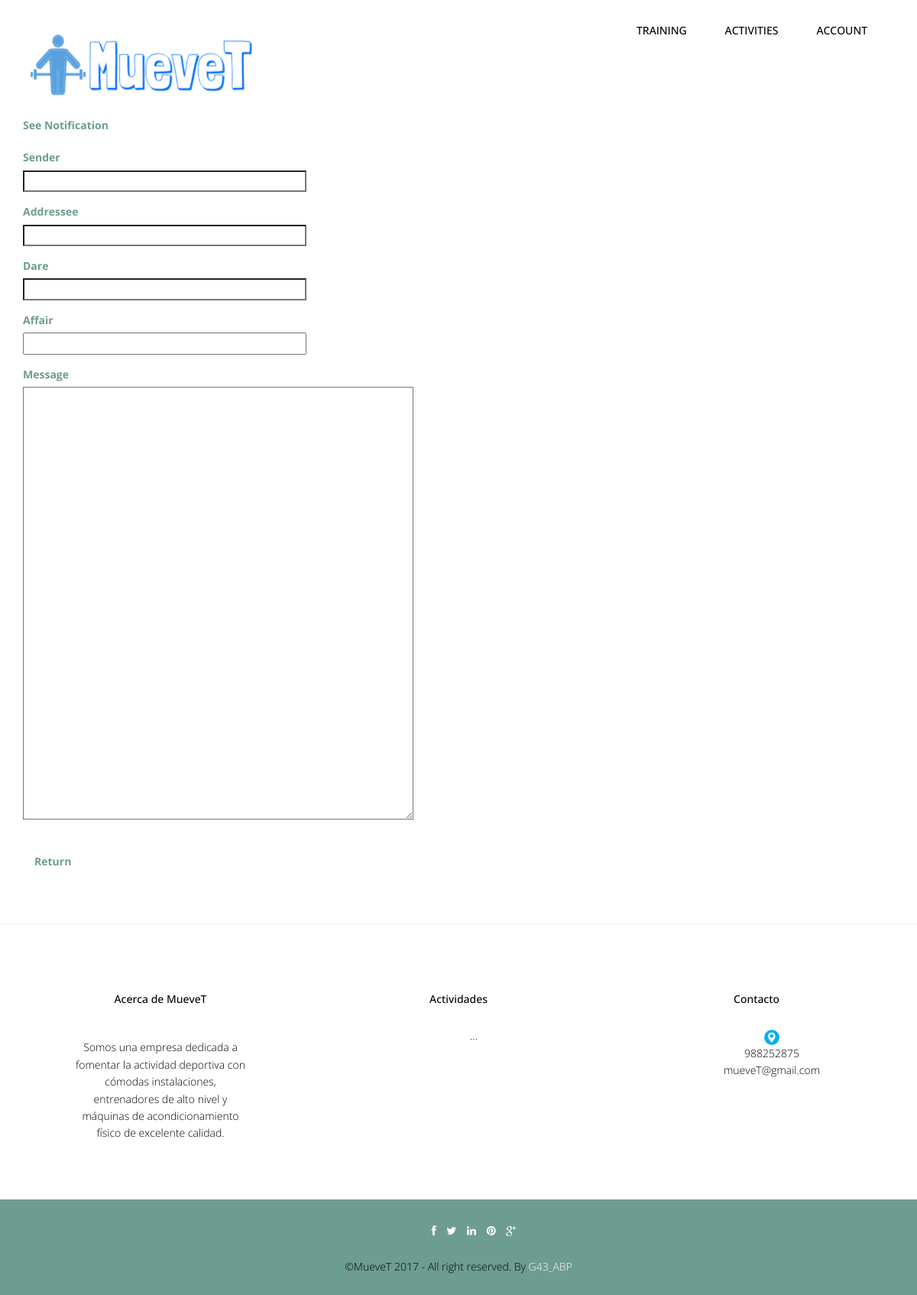
The app's page /abp/Controllers/NOTIFICACION_Controller.php?idNotificacion=25&accion=See (signed in), older data.
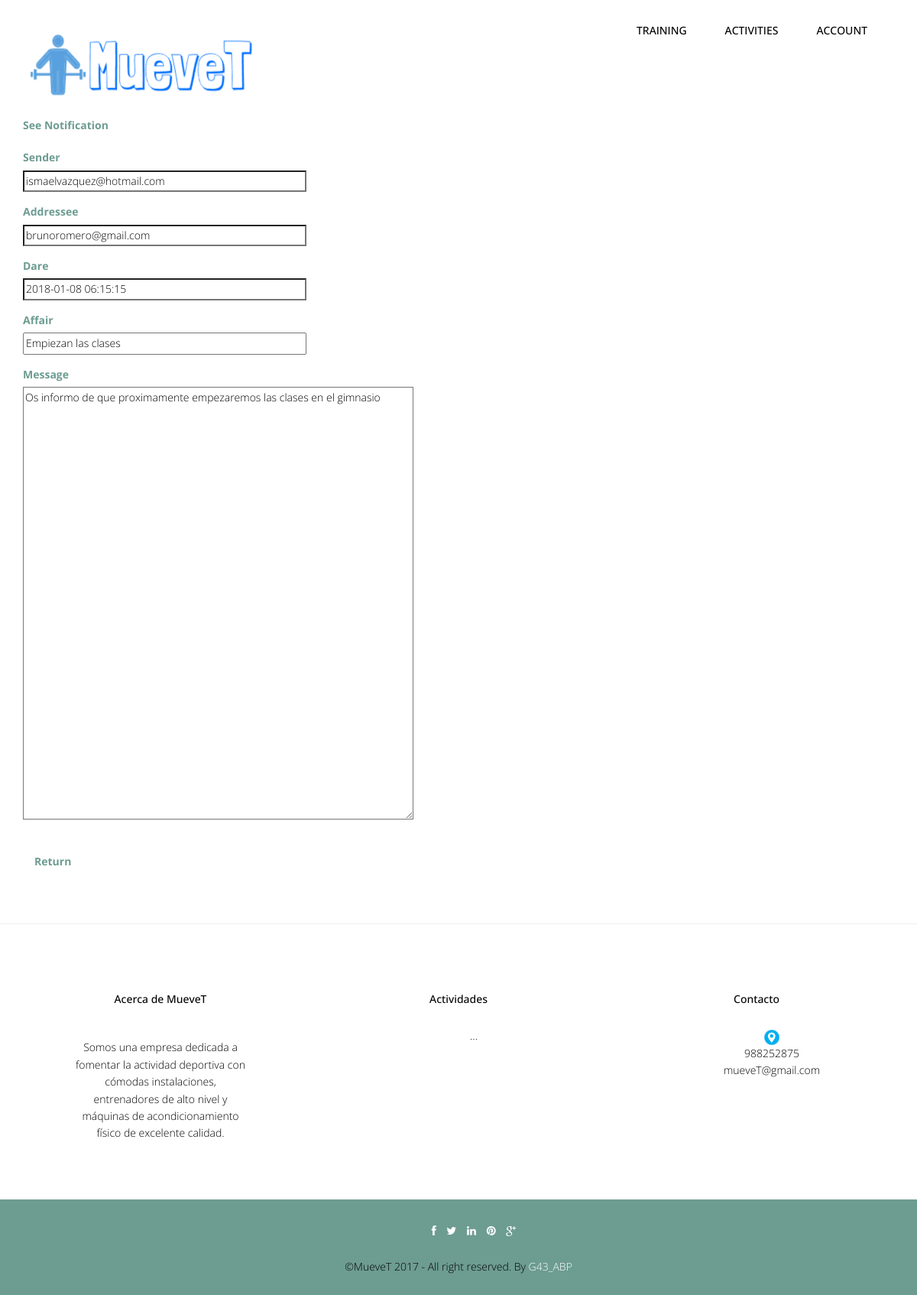
The same page, newer data.
### tables this page shows
CREATE TABLE IF NOT EXISTS `notificacion` (
  `estado` tinyint(1) DEFAULT '0',
  `idNotificacion` int(100) NOT NULL,
  `remitenteNotificacion` varchar(100) NOT NULL,
  `destinatarioNotificacion` text NOT NULL,
  `fechaHoraNotificacion` timestamp NOT NULL DEFAULT CURRENT_TIMESTAMP,
  `asuntoNotificacion` varchar(255) DEFAULT NULL,
  `mensajeNotificacion` longtext,
  `username` varchar(25) NOT NULL
);

### abp/Controllers/NOTIFICACION_Controller.php (called while the page is built, shortened)
<?php
include '../Models/NOTIFICACION_Model.php';
include '../Views/header.php';
switch ($_REQUEST['accion']) {
    case $strings['Ver']:
        if (!tienePermisos('NOTIFICACION_Seleccionar')) {
            new Mensaje('No tienes los permisos necesarios', '../Controllers/NOTIFICACION_Controller.php');
        } else {
            if (!isset($_REQUEST['idNotificacion'])) {
            } else {
                $idNotificacion = $_REQUEST['idNotificacion'];
                $notificacion = new NOTIFICACION_Model($idNotificacion, '', '', '', '', '', '');
                $resultado = $notificacion->Ver();
                new NOTIFICACION_Seleccionar($resultado, '../Controllers/NOTIFICACION_Controller.php');
            }
        }
        break;
}
?>

### abp/Models/NOTIFICACION_Model.php (called while the page is built, shortened)
<?php
include '../Functions/LibraryFunctions.php';
class NOTIFICACION_Model {
    var $idNotificacion;
    var $mysqli;
    function __construct($idNotificacion, $remitenteNotificacion, $destinatarioNotificacion, $fechaHoraNotificacion, $asuntoNotificacion, $mensajeNotificacion, $userName) {
        $this->idNotificacion = $idNotificacion;
    }
    function ConectarBD() {
        $this->mysqli = new mysqli("localhost", "root", "", "muevet");
    }
    function Ver() {
        $sql = "SELECT idNotificacion,remitenteNotificacion, destinatarioNotificacion, fechaHoraNotificacion,
    	asuntoNotificacion, mensajeNotificacion FROM NOTIFICACION WHERE idNotificacion= '" . $this->idNotificacion . "'";
        if (($resultado = $this->mysqli->query($sql))) {
            $sql1 = "UPDATE notificacion SET estado=1  WHERE idNotificacion= '" . $this->idNotificacion . "'";
            $this->mysqli->query($sql1);
            $result = $resultado->fetch_array();
            return $result;
        } else {
            return 'Error en la consulta sobre la base de datos.';
        }
    }
}
?>

### abp/Views/NOTIFICACION_SELECT_Vista.php (the view, shortened to what this page needs)
<?php
class NOTIFICACION_Seleccionar {
    private $valores;
    private $volver;
    function __construct($valores, $volver) {
        $this->valores = $valores;
        $this->volver = $volver;
        $this->render();
    }
    function render() {
        ?>
        <div class="container" >
            <form  id="form" name="form" action='NOTIFICACION_Controller.php'  method='post'   enctype="multipart/form-data">
                <div class="form-group" >
                    <label class="control-label" ><?php echo $strings['Ver Notificacion']; ?></label><br>
                </div>
                <div class="form-group">
                    <label class="control-label" ><?php echo $strings['remitenteNotificacion']; ?></label><br>
                    <input class="form" id="remitenteNotificacion" name="remitenteNotificacion" size="50" type="text" readonly="true" value="<?php echo $this->valores['remitenteNotificacion']; ?>">
                </div>
                <div class="form-group">
                    <label class="control-label" ><?php echo $strings['destinatarioNotificacion']; ?></label><br>
                    <input class="form" id="destinatarioNotificacion" name="destinatarioNotificacion" size="50" type="text" readonly="true" value="<?php echo $this->valores['destinatarioNotificacion']; ?>">
                </div>
                <div class="form-group">
                    <label class="control-label" ><?php echo $strings['fechaHoraNotificacion']; ?></label><br>
                    <input class="form" id="fechaHoraNotificacion" name="fechaHoraNotificacion" size="50" type="text" readonly="true" value="<?php echo $this->valores['fechaHoraNotificacion']; ?>">
                </div>
                <div class="form-group">
                    <label class="control-label" ><?php echo $strings['asuntoNotificacion']; ?></label><br>
                     <input class="form" id="asuntoNotificacion" name="asuntoNotificacion"  size="50" readonly="true" value="<?php echo $this->valores['asuntoNotificacion']; ?>">
                </div>
                <div class="form-group">
                    <label class="control-label" ><?php echo $strings['mensajeNotificacion']; ?></label><br>
                    <textarea rows="25" cols="70" name="mensajeNotificacion" readonly="true"><?php echo $this->valores['mensajeNotificacion'];?></textarea>
                </div>
        <br>
        <a class="form-link" href='<?php echo $this->volver ?> '><?php echo $strings['Volver']; ?> </a>
        </form>
        </div>
        <?php
        include '../Views/footer.php';
    }
}
?>

Row changes from the older to the newer data that the page shows:
added notificacion: remitenteNotificacion "ismaelvazquez@hotmail.com", destinatarioNotificacion "brunoromero@gmail.com", fechaHoraNotificacion "2018-01-08 06:15:15", asuntoNotificacion "Empiezan las clases", mensajeNotificacion "Os informo de que proximamente empezaremos las clases en el gimnasio"
